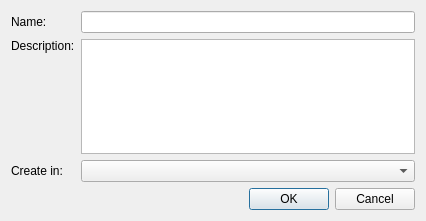
<ui version="4.0" >
 <class>newBookmarkFolderDialog</class>
 <widget class="QDialog" name="newBookmarkFolderDialog" >
  <property name="geometry" >
   <rect>
    <x>0</x>
    <y>0</y>
    <width>426</width>
    <height>221</height>
   </rect>
  </property>
  <property name="windowTitle" >
   <string>New Folder</string>
  </property>
  <layout class="QVBoxLayout" name="verticalLayout_2" >
   <item>
    <layout class="QGridLayout" name="gridLayout" >
     <item row="0" column="0" >
      <widget class="QLabel" name="label" >
       <property name="text" >
        <string>Name:</string>
       </property>
      </widget>
     </item>
     <item row="0" column="1" >
      <widget class="QLineEdit" name="nameEdit" />
     </item>
     <item row="1" column="1" >
      <widget class="QTextEdit" name="descriptionEdit" >
       <property name="sizePolicy" >
        <sizepolicy vsizetype="Preferred" hsizetype="Expanding" >
         <horstretch>0</horstretch>
         <verstretch>0</verstretch>
        </sizepolicy>
       </property>
       <property name="acceptRichText" >
        <bool>false</bool>
       </property>
      </widget>
     </item>
     <item row="2" column="0" >
      <widget class="QLabel" name="label_2" >
       <property name="text" >
        <string>Create in:</string>
       </property>
      </widget>
     </item>
     <item row="2" column="1" >
      <widget class="QComboBox" name="createInCombo" >
       <property name="sizePolicy" >
        <sizepolicy vsizetype="Preferred" hsizetype="Preferred" >
         <horstretch>0</horstretch>
         <verstretch>0</verstretch>
        </sizepolicy>
       </property>
      </widget>
     </item>
     <item row="1" column="0" >
      <layout class="QVBoxLayout" name="verticalLayout" >
       <item>
        <widget class="QLabel" name="label_3" >
         <property name="text" >
          <string>Description:</string>
         </property>
        </widget>
       </item>
       <item>
        <spacer name="verticalSpacer" >
         <property name="orientation" >
          <enum>Qt::Vertical</enum>
         </property>
         <property name="sizeHint" stdset="0" >
          <size>
           <width>20</width>
           <height>13</height>
          </size>
         </property>
        </spacer>
       </item>
      </layout>
     </item>
    </layout>
   </item>
   <item>
    <spacer>
     <property name="orientation" >
      <enum>Qt::Vertical</enum>
     </property>
     <property name="sizeHint" stdset="0" >
      <size>
       <width>399</width>
       <height>13</height>
      </size>
     </property>
    </spacer>
   </item>
   <item>
    <widget class="QDialogButtonBox" name="buttonBox" >
     <property name="orientation" >
      <enum>Qt::Horizontal</enum>
     </property>
     <property name="standardButtons" >
      <set>QDialogButtonBox::Cancel|QDialogButtonBox::Ok</set>
     </property>
    </widget>
   </item>
  </layout>
 </widget>
 <resources/>
 <connections>
  <connection>
   <sender>buttonBox</sender>
   <signal>accepted()</signal>
   <receiver>newBookmarkFolderDialog</receiver>
   <slot>accept()</slot>
   <hints>
    <hint type="sourcelabel" >
     <x>248</x>
     <y>254</y>
    </hint>
    <hint type="destinationlabel" >
     <x>157</x>
     <y>274</y>
    </hint>
   </hints>
  </connection>
  <connection>
   <sender>buttonBox</sender>
   <signal>rejected()</signal>
   <receiver>newBookmarkFolderDialog</receiver>
   <slot>reject()</slot>
   <hints>
    <hint type="sourcelabel" >
     <x>316</x>
     <y>260</y>
    </hint>
    <hint type="destinationlabel" >
     <x>286</x>
     <y>274</y>
    </hint>
   </hints>
  </connection>
 </connections>
</ui>
